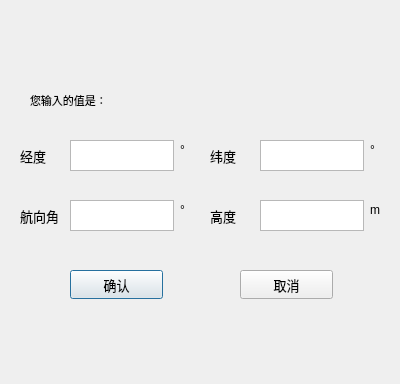
<?xml version="1.0" encoding="UTF-8"?>
<ui version="4.0">
 <class>IntegraedconfirmDlg</class>
 <widget class="QDialog" name="IntegraedconfirmDlg">
  <property name="geometry">
   <rect>
    <x>0</x>
    <y>0</y>
    <width>400</width>
    <height>384</height>
   </rect>
  </property>
  <property name="windowTitle">
   <string>Dialog</string>
  </property>
  <widget class="QLabel" name="label">
   <property name="geometry">
    <rect>
     <x>30</x>
     <y>80</y>
     <width>261</width>
     <height>41</height>
    </rect>
   </property>
   <property name="font">
    <font>
     <pointsize>8</pointsize>
     <kerning>false</kerning>
    </font>
   </property>
   <property name="text">
    <string>您输入的值是：</string>
   </property>
  </widget>
  <widget class="QLabel" name="label_2">
   <property name="geometry">
    <rect>
     <x>20</x>
     <y>140</y>
     <width>41</width>
     <height>31</height>
    </rect>
   </property>
   <property name="font">
    <font>
     <family>Microsoft YaHei UI</family>
     <pointsize>10</pointsize>
     <italic>false</italic>
     <bold>false</bold>
    </font>
   </property>
   <property name="styleSheet">
    <string notr="true">font: 10pt &quot;Microsoft YaHei UI&quot;;</string>
   </property>
   <property name="text">
    <string>经度</string>
   </property>
  </widget>
  <widget class="QLabel" name="label_3">
   <property name="geometry">
    <rect>
     <x>210</x>
     <y>140</y>
     <width>41</width>
     <height>31</height>
    </rect>
   </property>
   <property name="font">
    <font>
     <family>Microsoft YaHei UI</family>
     <pointsize>10</pointsize>
     <italic>false</italic>
     <bold>false</bold>
    </font>
   </property>
   <property name="styleSheet">
    <string notr="true">font: 10pt &quot;Microsoft YaHei UI&quot;;</string>
   </property>
   <property name="text">
    <string>纬度</string>
   </property>
  </widget>
  <widget class="QLabel" name="label_4">
   <property name="geometry">
    <rect>
     <x>210</x>
     <y>200</y>
     <width>41</width>
     <height>31</height>
    </rect>
   </property>
   <property name="font">
    <font>
     <family>Microsoft YaHei UI</family>
     <pointsize>10</pointsize>
     <italic>false</italic>
     <bold>false</bold>
    </font>
   </property>
   <property name="styleSheet">
    <string notr="true">font: 10pt &quot;Microsoft YaHei UI&quot;;</string>
   </property>
   <property name="text">
    <string>高度</string>
   </property>
  </widget>
  <widget class="QLabel" name="label_5">
   <property name="geometry">
    <rect>
     <x>20</x>
     <y>200</y>
     <width>51</width>
     <height>31</height>
    </rect>
   </property>
   <property name="font">
    <font>
     <family>Microsoft YaHei UI</family>
     <pointsize>10</pointsize>
     <italic>false</italic>
     <bold>false</bold>
    </font>
   </property>
   <property name="styleSheet">
    <string notr="true">font: 10pt &quot;Microsoft YaHei UI&quot;;</string>
   </property>
   <property name="text">
    <string>航向角</string>
   </property>
  </widget>
  <widget class="QTextEdit" name="textEdit">
   <property name="geometry">
    <rect>
     <x>70</x>
     <y>140</y>
     <width>104</width>
     <height>31</height>
    </rect>
   </property>
   <property name="font">
    <font>
     <family>Microsoft YaHei UI</family>
     <pointsize>9</pointsize>
     <italic>false</italic>
     <bold>false</bold>
    </font>
   </property>
   <property name="styleSheet">
    <string notr="true">font: 9pt &quot;Microsoft YaHei UI&quot;;</string>
   </property>
   <property name="verticalScrollBarPolicy">
    <enum>Qt::ScrollBarAlwaysOff</enum>
   </property>
   <property name="horizontalScrollBarPolicy">
    <enum>Qt::ScrollBarAlwaysOff</enum>
   </property>
  </widget>
  <widget class="QTextEdit" name="textEdit_2">
   <property name="geometry">
    <rect>
     <x>260</x>
     <y>200</y>
     <width>104</width>
     <height>31</height>
    </rect>
   </property>
   <property name="font">
    <font>
     <family>Microsoft YaHei UI</family>
     <pointsize>9</pointsize>
     <italic>false</italic>
     <bold>false</bold>
    </font>
   </property>
   <property name="styleSheet">
    <string notr="true">font: 9pt &quot;Microsoft YaHei UI&quot;;</string>
   </property>
   <property name="verticalScrollBarPolicy">
    <enum>Qt::ScrollBarAlwaysOff</enum>
   </property>
   <property name="horizontalScrollBarPolicy">
    <enum>Qt::ScrollBarAlwaysOff</enum>
   </property>
  </widget>
  <widget class="QTextEdit" name="textEdit_3">
   <property name="geometry">
    <rect>
     <x>70</x>
     <y>200</y>
     <width>104</width>
     <height>31</height>
    </rect>
   </property>
   <property name="font">
    <font>
     <family>Microsoft YaHei UI</family>
     <pointsize>9</pointsize>
     <italic>false</italic>
     <bold>false</bold>
    </font>
   </property>
   <property name="styleSheet">
    <string notr="true">font: 9pt &quot;Microsoft YaHei UI&quot;;</string>
   </property>
   <property name="verticalScrollBarPolicy">
    <enum>Qt::ScrollBarAlwaysOff</enum>
   </property>
   <property name="horizontalScrollBarPolicy">
    <enum>Qt::ScrollBarAlwaysOff</enum>
   </property>
  </widget>
  <widget class="QTextEdit" name="textEdit_4">
   <property name="geometry">
    <rect>
     <x>260</x>
     <y>140</y>
     <width>104</width>
     <height>31</height>
    </rect>
   </property>
   <property name="font">
    <font>
     <family>Microsoft YaHei UI</family>
     <pointsize>9</pointsize>
     <italic>false</italic>
     <bold>false</bold>
    </font>
   </property>
   <property name="styleSheet">
    <string notr="true">font: 9pt &quot;Microsoft YaHei UI&quot;;</string>
   </property>
   <property name="verticalScrollBarPolicy">
    <enum>Qt::ScrollBarAlwaysOff</enum>
   </property>
   <property name="horizontalScrollBarPolicy">
    <enum>Qt::ScrollBarAlwaysOff</enum>
   </property>
  </widget>
  <widget class="QPushButton" name="pushButton">
   <property name="geometry">
    <rect>
     <x>70</x>
     <y>270</y>
     <width>93</width>
     <height>29</height>
    </rect>
   </property>
   <property name="font">
    <font>
     <family>Microsoft YaHei UI</family>
     <pointsize>10</pointsize>
     <italic>false</italic>
     <bold>false</bold>
     <kerning>false</kerning>
    </font>
   </property>
   <property name="styleSheet">
    <string notr="true">border-image: url(:/MultiControlSys/res/btn.png);
font: 10pt &quot;Microsoft YaHei UI&quot;;</string>
   </property>
   <property name="text">
    <string>确认</string>
   </property>
  </widget>
  <widget class="QPushButton" name="pushButton_2">
   <property name="geometry">
    <rect>
     <x>240</x>
     <y>270</y>
     <width>93</width>
     <height>29</height>
    </rect>
   </property>
   <property name="font">
    <font>
     <family>Microsoft YaHei UI</family>
     <pointsize>10</pointsize>
     <italic>false</italic>
     <bold>false</bold>
    </font>
   </property>
   <property name="styleSheet">
    <string notr="true">border-image: url(:/MultiControlSys/res/btn.png);
font: 10pt &quot;Microsoft YaHei UI&quot;;</string>
   </property>
   <property name="text">
    <string>取消</string>
   </property>
  </widget>
  <widget class="QLabel" name="label_6">
   <property name="geometry">
    <rect>
     <x>180</x>
     <y>140</y>
     <width>21</width>
     <height>20</height>
    </rect>
   </property>
   <property name="text">
    <string>°</string>
   </property>
  </widget>
  <widget class="QLabel" name="label_7">
   <property name="geometry">
    <rect>
     <x>370</x>
     <y>140</y>
     <width>21</width>
     <height>20</height>
    </rect>
   </property>
   <property name="text">
    <string>°</string>
   </property>
  </widget>
  <widget class="QLabel" name="label_8">
   <property name="geometry">
    <rect>
     <x>180</x>
     <y>200</y>
     <width>21</width>
     <height>20</height>
    </rect>
   </property>
   <property name="text">
    <string>°</string>
   </property>
  </widget>
  <widget class="QLabel" name="label_9">
   <property name="geometry">
    <rect>
     <x>370</x>
     <y>200</y>
     <width>21</width>
     <height>20</height>
    </rect>
   </property>
   <property name="text">
    <string>m</string>
   </property>
  </widget>
 </widget>
 <resources/>
 <connections/>
</ui>
